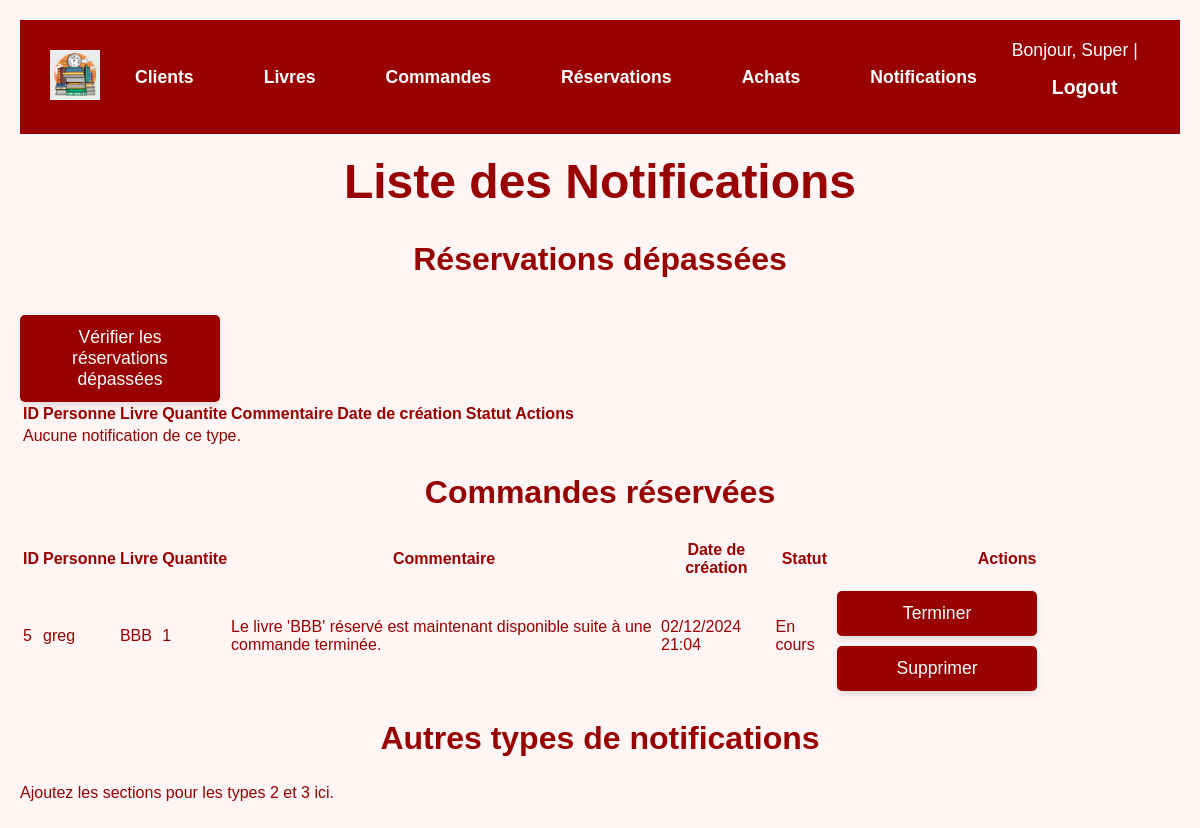
Before: /notifications/ (signed in) with the older database file.
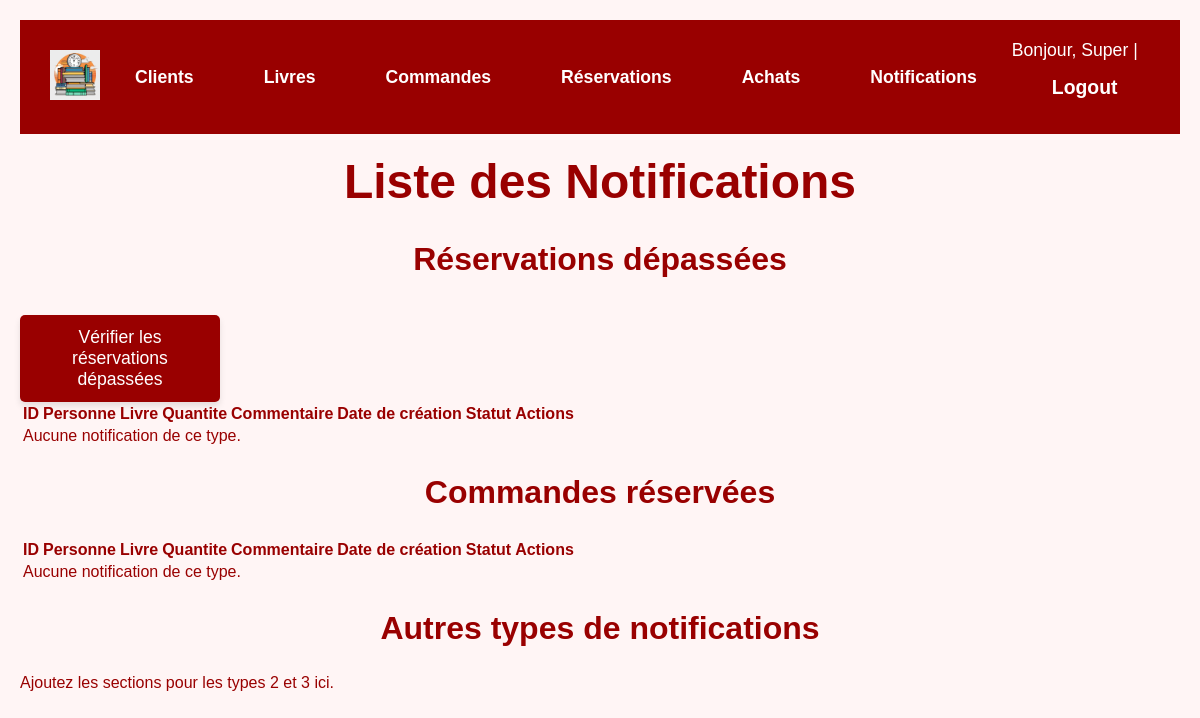
After: the same page with the newer database file.
### gui/models.py (models this page shows, shortened)
class Notifier(models.Model):
    TYPE_CHOICES = [
        ('commande', 'Commande'),
        ('reservation', 'Reservation'),
        ('quantite_min', 'Quantite min'),
    ]
    personne = models.ForeignKey(Personne, on_delete=models.CASCADE, null=True, blank=True)  # Autorise les valeurs NULL
    livre = models.ForeignKey(Livre, on_delete=models.CASCADE)
    quantite = models.IntegerField()
    type = models.CharField(max_length=50, choices=TYPE_CHOICES)
    commentaire = models.TextField()
    date_creation = models.DateTimeField(default=timezone.now)
    termine = models.BooleanField(default=False)
    class Meta:
        db_table = 'Notifier'

class Personne(AbstractBaseUser, PermissionsMixin):
    nom = models.CharField(max_length=100)
    prenom = models.CharField(max_length=100)
    date_naissance = models.DateField()
    telephone = models.CharField(max_length=15)
    email = models.EmailField(max_length=50, primary_key=True)  # Champ unique pour l'identification
    date_creation = models.DateField(auto_now_add=True)
    solde = models.DecimalField(max_digits=10, decimal_places=2)
    adresse = models.ForeignKey('Adresse', on_delete=models.CASCADE)
    role = models.ForeignKey('Role', on_delete=models.CASCADE)
    is_active = models.BooleanField(default=True)
    is_staff = models.BooleanField(default=False)
    is_superuser = models.BooleanField(default=False)
    objects = PersonneManager()
    USERNAME_FIELD = 'email'  # Utiliser l'email comme identifiant unique
    REQUIRED_FIELDS = ['nom', 'prenom']
    class Meta:
        db_table = 'Personne'
    from decimal import Decimal  # Import pour des calculs précis

class Livre(models.Model):
    isbn13 = models.CharField(max_length=13, primary_key=True)
    titre = models.CharField(max_length=255)
    type = models.CharField(max_length=50, blank=True, null=True)
    genre_litteraire = models.CharField(max_length=100,blank=True, null=True)
    sous_genre = models.CharField(max_length=100,blank=True, null=True)
    langue = models.CharField(max_length=50,blank=True, null=True)
    format = models.CharField(max_length=50,blank=True, null=True)
    nombre_pages = models.IntegerField(blank=True,null=True)
    dimensions = models.CharField(max_length=50,blank=True,null=True)
    date_parution = models.DateField(blank=True,null=True)
    localisation = models.CharField(max_length=100,blank=True,null=True)
    synopsis = models.TextField(blank=True,null=True)
    prix = models.DecimalField(max_digits=10, decimal_places=2, default=Decimal('0.00'))
    url_reference = models.URLField(blank=True, null=True)
    quantite_disponible = models.IntegerField()
    quantite_totale = models.IntegerField()
    quantite_minimale = models.IntegerField()
    editeur = models.ForeignKey(Editeur, on_delete=models.CASCADE)
    class Meta:
        db_table = 'Livre'

### gui/views.py (the view)
# urls.py: path('notifications/', NotificationList.as_view(), name='notifications_list'),
class NotificationList(StaffRequiredMixin, TemplateView):
    model = Notifier
    template_name = 'gui/lister_notifications.html'
    def get_context_data(self, **kwargs):
        context = super().get_context_data(**kwargs)
        context['notifications_commande'] = Notifier.objects.filter(type='commande')
        context['notifications_quantite_min'] = Notifier.objects.filter(type='quantite_min')
        context['notifications_reservation'] = Notifier.objects.filter(type='reservation')
        return context

### gui/views.py (called while the page is built)
    def test_func(self):
        return self.request.user.is_staff

### templates/gui/lister_notifications.html (shortened to what the changed rows need)
<!DOCTYPE html>
<html lang="en">
<head>
</head>
<body>
<div class="container">
    <h1 style="color: #990000; text-align: center; font-size: 3em; margin-top: 20px;">Liste des Notifications</h1>
<h2 style="text-align: center; font-size: 2em; color: #990000;">Réservations dépassées</h2>
    <table>
        <thead>
            <tr>
                <th>ID</th>
                <th>Personne</th>
                <th>Livre</th>
                <th>Quantite</th>
                <th>Commentaire</th>
                <th>Date de création</th>
                <th>Statut</th>
                <th>Actions</th>
            </tr>
        </thead>
    </table>
<h2 style="text-align: center; font-size: 2em; color: #990000;">Commandes réservées</h2>
<table>
        <thead>
            <tr>
                <th>ID</th>
                <th>Personne</th>
                <th>Livre</th>
                <th>Quantite</th>
                <th>Commentaire</th>
                <th>Date de création</th>
                <th>Statut</th>
                <th>Actions</th>
            </tr>
        </thead>
        <tbody>
            {% for notification in notifications_commande %}
            <tr>
                <td>{{ notification.id }}</td>
                <td>{{ notification.personne.nom }}</td>
                <td>{{ notification.livre.titre }}</td>
                <td>{{ notification.quantite }}</td>
                <td>{{ notification.commentaire }}</td>
                <td>{{ notification.date_creation|date:"d/m/Y H:i" }}</td>
                <td>
                    {% if notification.termine %}
                        <span class="badge bg-success">Terminé</span>
                    {% else %}
                        <span class="badge bg-warning">En cours</span>
                    {% endif %}
                </td>
                <td>
                    <form method="post" action="{% url 'mark_notification_done' notification.id %}" style="display: inline;">
                        {% if not notification.termine %}
                            <button type="submit" class="button">Terminer</button>
                        {% endif %}
                    </form>
                    <form method="post" action="{% url 'delete_notification' notification.id %}" style="display: inline;">
                        <button type="submit" class="button btn-danger">Supprimer</button>
                    </form>
                </td>
            </tr>
            {% empty %}
            <tr class="empty-message">
                <td colspan="9">Aucune notification de ce type.</td>
            </tr>
            {% endfor %}
        </tbody>
    </table>
    <h2 style="text-align: center; font-size: 2em; color: #990000;">Autres types de notifications</h2>
</div>
</body>
</html>

Changed rows visible on the page:
removed Notifier: id "5", personne.nom "greg", livre.titre "BBB", quantite "1", commentaire "Le livre 'BBB' réservé est maintenant disponible suite à une commande terminée.", date_creation "02/12/2024 21:04", termine "En cours"
Other visible differences:
text now shown: "Aucune notification de ce type."
